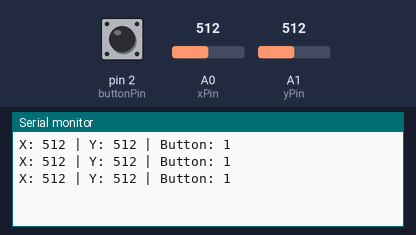
This sketch was run on a simulated Arduino Uno, built with avr-gcc and run on an emulated ATmega328P. Parts: the last lines printed to the serial monitor. The inputs (shaded band) are chosen by the test bench; at power-on: A0 (xPin) = 512, A1 (yPin) = 512, pin 2 (buttonPin) HIGH.

Above: at 1.3 s.
1.4 s: A0 (xPin) set to 716
At 1.9 s:
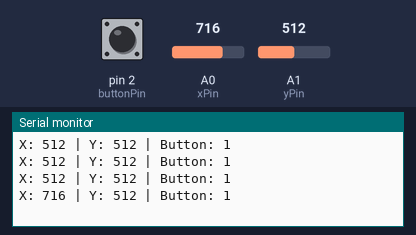
2.9 s: A1 (yPin) set to 716
At 3.4 s:
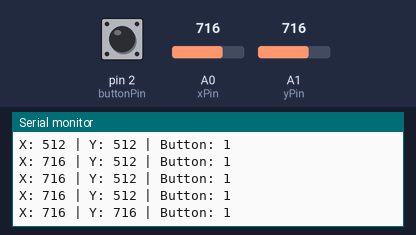
4.4 s: pin 2 (buttonPin) pulled LOW for 0.6 s
At 4.9 s:
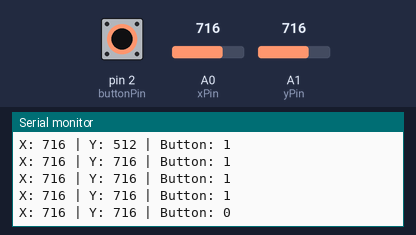
6.5 s: A0 (xPin) set to 900
At 6.9 s:
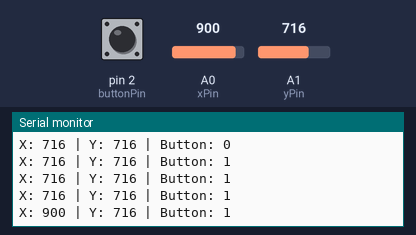
8.0 s: pin 2 (buttonPin) pulled LOW for 1 s
At 8.4 s:
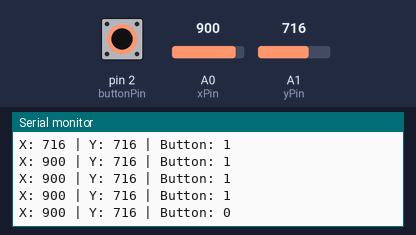
10.5 s: A1 (yPin) set to 900
At 10.9 s:
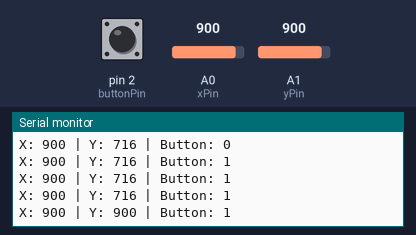
Timing chart, 0 to 13.0 s (numbered marks = the images above; inputs shaded):
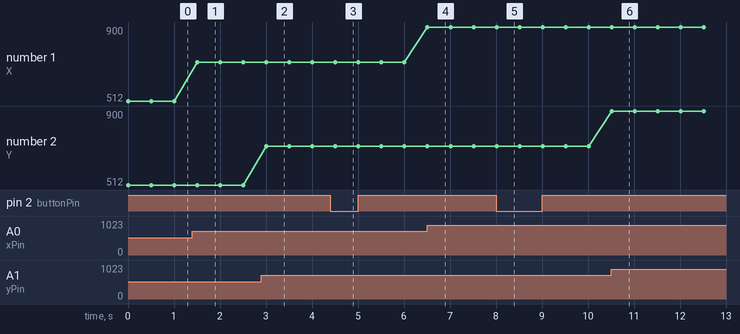

The sketch:

basic_joystick_practice.ino
```cpp
int xPin = A0;
int yPin = A1;
int buttonPin = 2;
int xVal;
int yVal;
int buttonState; //to see if its pushed or not
void setup() {
  // put your setup code here, to run once:
  pinMode(xPin,INPUT);
  pinMode(yPin,INPUT);
  pinMode(buttonPin,INPUT_PULLUP);
  Serial.begin(9600);
}

void loop() {
  xVal = analogRead(xPin);
  yVal = analogRead(yPin);
  buttonState = digitalRead(buttonPin);

  //X : XXX | Y: YYY | Button: 0/1
  Serial.print("X: ");
  Serial.print(xVal);
  Serial.print(" | Y: ");
  Serial.print(yVal);
  Serial.print(" | Button: ");
  Serial.println(buttonState);


  delay(500);
}
```

Measured:
- after the input at 1.4 s, the serial monitor: prints a new line after 0.10 s (image 1)
- after the input at 2.9 s, the serial monitor: prints a new line after 0.11 s (image 2)
- after the input at 4.4 s, the serial monitor: prints a new line after 0.11 s (image 3)
- after the input at 6.5 s, the serial monitor: prints a new line at once (image 4)
- after the input at 8.0 s, the serial monitor: prints a new line at once (image 5)
- after the input at 10.5 s, the serial monitor: prints a new line at once (image 6)
- plotted number 1: 512 → 716 after the input at 1.4 s, 716 → 900 after the input at 6.5 s
